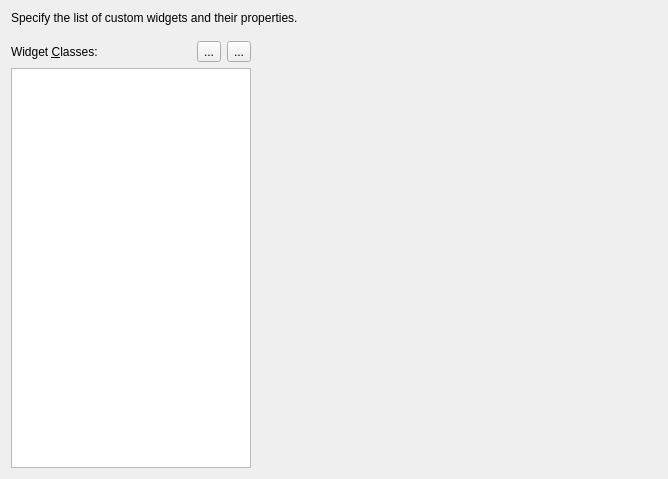
<?xml version="1.0" encoding="UTF-8"?>
<ui version="4.0">
 <class>QmakeProjectManager::Internal::CustomWidgetWidgetsWizardPage</class>
 <widget class="QWizardPage" name="QmakeProjectManager::Internal::CustomWidgetWidgetsWizardPage">
  <property name="geometry">
   <rect>
    <x>0</x>
    <y>0</y>
    <width>668</width>
    <height>475</height>
   </rect>
  </property>
  <property name="windowTitle">
   <string>Custom Qt Widget Wizard</string>
  </property>
  <property name="title">
   <string>Custom Widget List</string>
  </property>
  <layout class="QGridLayout" name="gridLayout">
   <item row="2" column="1" rowspan="2">
    <widget class="QWidget" name="tabStackWidget" native="true">
     <property name="minimumSize">
      <size>
       <width>400</width>
       <height>200</height>
      </size>
     </property>
    </widget>
   </item>
   <item row="3" column="0">
    <widget class="QmakeProjectManager::Internal::ClassList" name="classList">
     <property name="minimumSize">
      <size>
       <width>0</width>
       <height>400</height>
      </size>
     </property>
    </widget>
   </item>
   <item row="0" column="0" colspan="2">
    <widget class="QLabel" name="subTitleLabel">
     <property name="text">
      <string>Specify the list of custom widgets and their properties.</string>
     </property>
    </widget>
   </item>
   <item row="1" column="0">
    <spacer name="titleSpacer">
     <property name="orientation">
      <enum>Qt::Vertical</enum>
     </property>
     <property name="sizeType">
      <enum>QSizePolicy::Fixed</enum>
     </property>
     <property name="sizeHint" stdset="0">
      <size>
       <width>0</width>
       <height>10</height>
      </size>
     </property>
    </spacer>
   </item>
   <item row="2" column="0">
    <layout class="QHBoxLayout" name="horizontalLayout">
     <item>
      <widget class="QLabel" name="label">
       <property name="text">
        <string>Widget &amp;Classes:</string>
       </property>
       <property name="buddy">
        <cstring>classList</cstring>
       </property>
      </widget>
     </item>
     <item>
      <widget class="QToolButton" name="addButton">
       <property name="text">
        <string>...</string>
       </property>
      </widget>
     </item>
     <item>
      <widget class="QToolButton" name="deleteButton">
       <property name="text">
        <string>...</string>
       </property>
      </widget>
     </item>
    </layout>
   </item>
  </layout>
 </widget>
 <customwidgets>
  <customwidget>
   <class>QmakeProjectManager::Internal::ClassList</class>
   <extends>QListWidget</extends>
   <header location="global">qmakeprojectmanager/customwidgetwizard/classlist.hpp</header>
  </customwidget>
 </customwidgets>
 <tabstops>
  <tabstop>classList</tabstop>
 </tabstops>
 <resources/>
 <connections/>
</ui>
